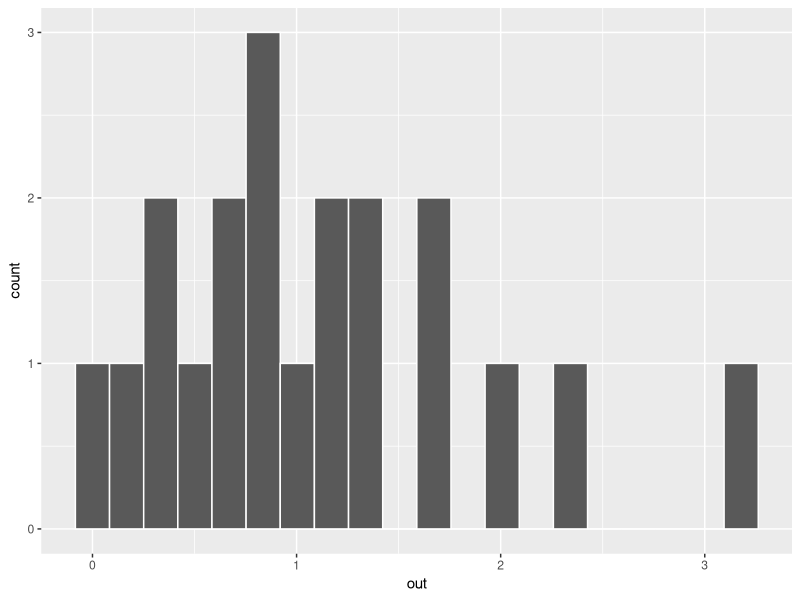
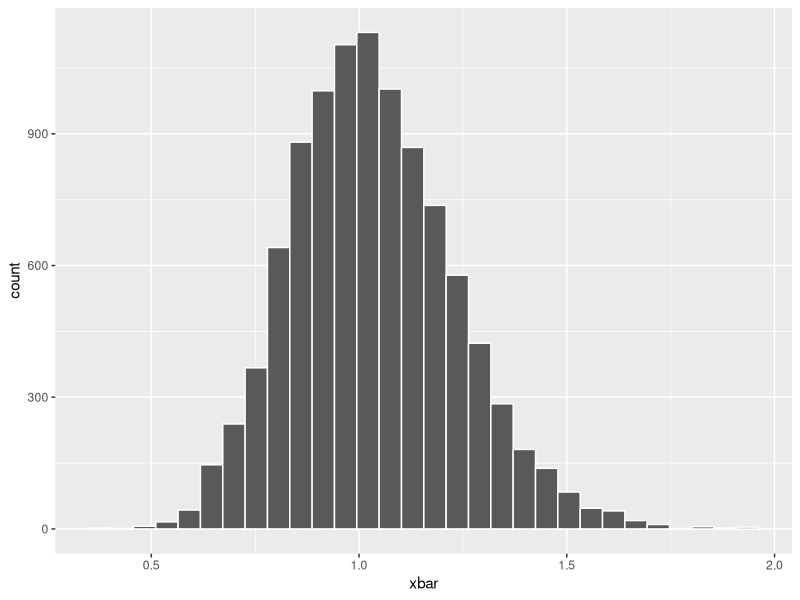
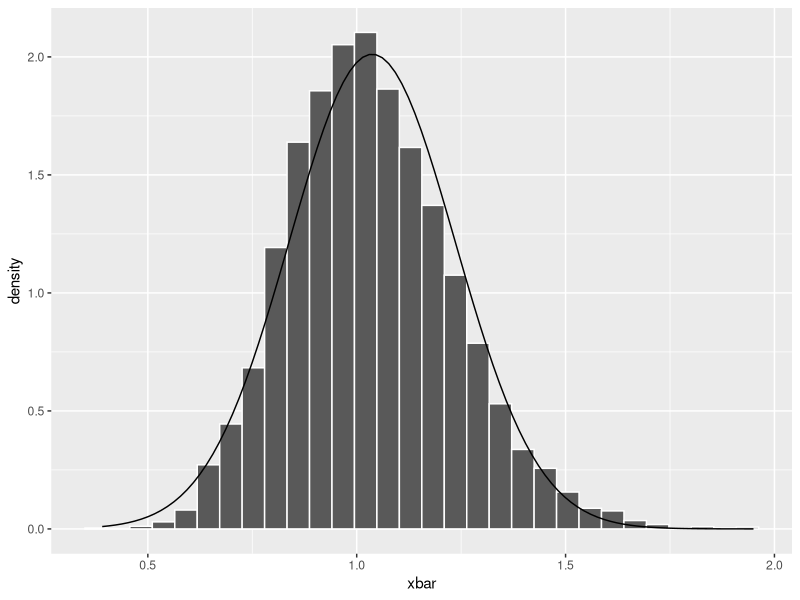
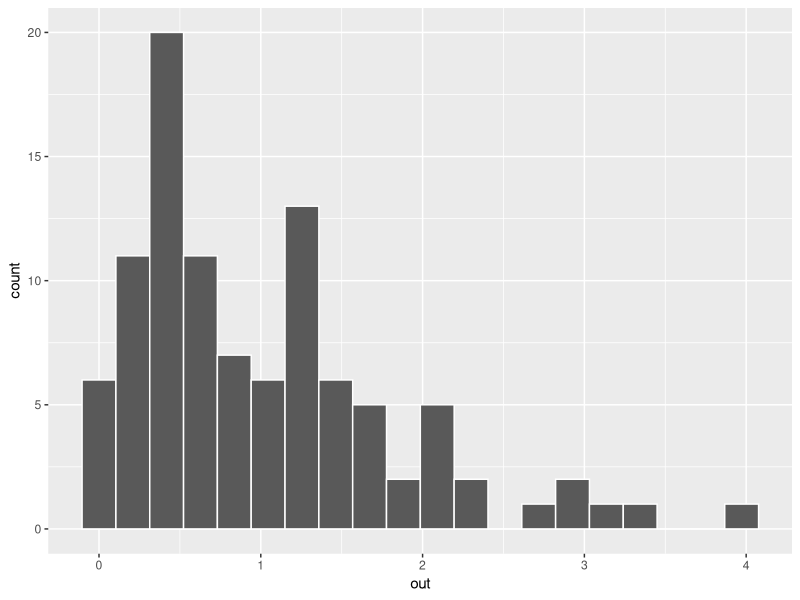
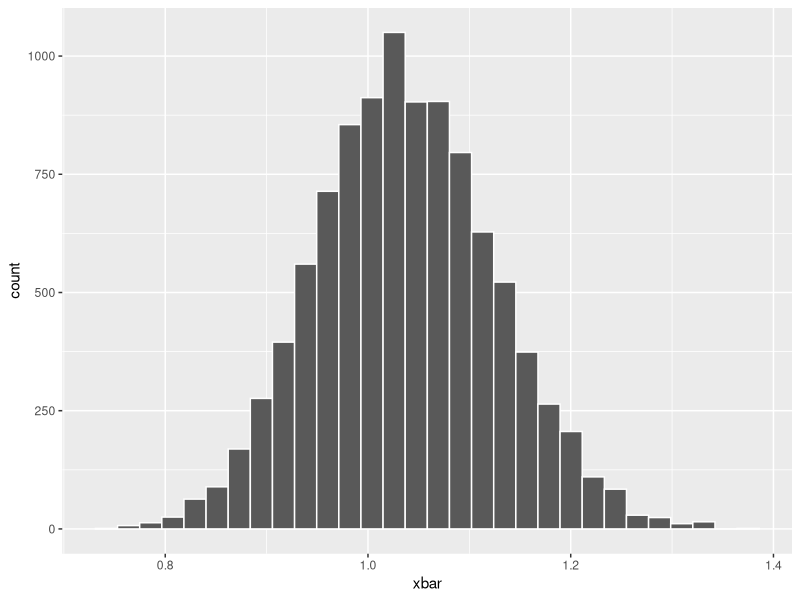
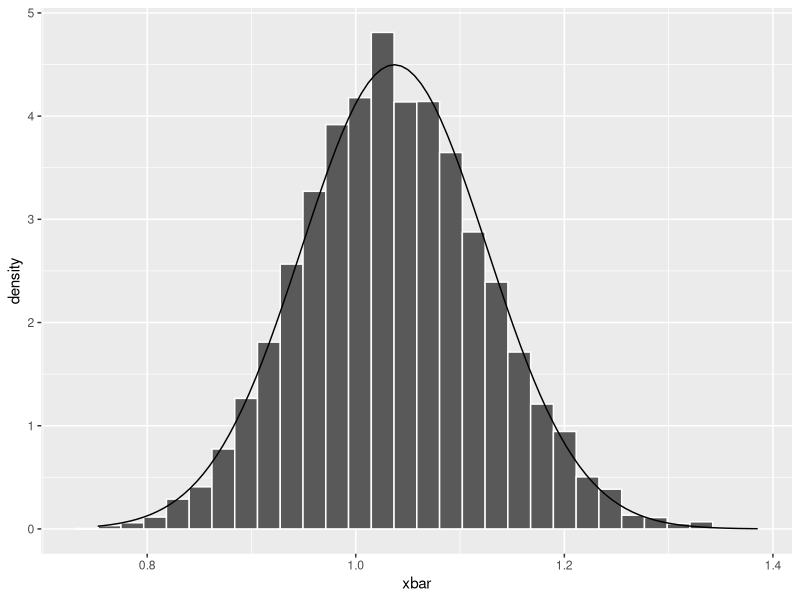

Reproduce these figures in R, in order.
#27 - Lesson 5-2C 
#Wednesday, 4/10/24

#Central Limit Theorem revisited!

library(tidyverse)

#-------------------------------------------------#
#Investigation #1

#1
out <- rf(20,3,56)
mean(out)
sd(out)

ggplot(NULL,aes(x=out)) +
  geom_histogram(color="white",bins=20)

#2
mean(rf(20,3,56))

#3
xbar <- replicate(10000,mean(rf(20,3,56)))
length(xbar)

#4
mean(xbar)
sd(xbar)
ggplot(NULL,aes(x=xbar)) +
  geom_histogram(color="white",bins=30)

.887/sqrt(20)

#Extension
mydata <- data.frame(xbar=xbar)
ggplot(mydata,aes(x=xbar)) +
  geom_histogram(aes(y=after_stat(density))
    ,color="white",bins=30)+
  stat_function(fun=dnorm,args=list(mean=1.037,
                                    sd=.887/sqrt(20)))
#This looks a little wonky!

#-------------------------------------------------#
#Investigation #2

#1
out <- rf(100,3,56) #update 20 --> 100
mean(out)
sd(out)

ggplot(NULL,aes(x=out)) +
  geom_histogram(color="white",bins=20)

#2
mean(rf(100,3,56)) #update 20 --> 100

#3
xbar <- replicate(10000,mean(rf(100,3,56))) #update 20 --> 100
length(xbar)

#4
mean(xbar)
sd(xbar)
ggplot(NULL,aes(x=xbar)) +
  geom_histogram(color="white",bins=30)

.887/sqrt(100) #update 20 --> 100

#Extension
mydata <- data.frame(xbar=xbar)
ggplot(mydata,aes(x=xbar)) +
  geom_histogram(aes(y=after_stat(density))
                 ,color="white",bins=30)+
  stat_function(fun=dnorm,args=list(mean=1.037,
                                    sd=.887/sqrt(100))) #update 20 --> 100


